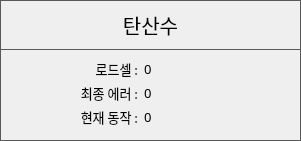
    <widget class="QFrame" name="FRAME_SODA">
     <property name="geometry">
      <rect>
       <x>30</x>
       <y>340</y>
       <width>301</width>
       <height>141</height>
      </rect>
     </property>
     <property name="styleSheet">
      <string notr="true">QFrame { 
   border: 1px solid #595959 
} 
QLabel {
	font: 10pt &quot;함초롬돋움&quot;;
}
QPushButton {
	border:1px solid #595959;
	font: 15pt &quot;함초롬돋움&quot;; 
}
QLineEdit {
	font: 10pt &quot;함초롬돋움&quot;;
}</string>
     </property>
     <property name="frameShape">
      <enum>QFrame::StyledPanel</enum>
     </property>
     <property name="frameShadow">
      <enum>QFrame::Raised</enum>
     </property>
     <widget class="QPushButton" name="BTN_DEV_INFO_SODA">
      <property name="geometry">
       <rect>
        <x>0</x>
        <y>0</y>
        <width>301</width>
        <height>50</height>
       </rect>
      </property>
      <property name="font">
       <font>
        <family>함초롬돋움</family>
        <pointsize>15</pointsize>
        <weight>50</weight>
        <italic>false</italic>
        <bold>false</bold>
       </font>
      </property>
      <property name="text">
       <string>탄산수</string>
      </property>
     </widget>
     <widget class="QWidget" name="layoutWidget_5">
      <property name="geometry">
       <rect>
        <x>80</x>
        <y>60</y>
        <width>111</width>
        <height>65</height>
       </rect>
      </property>
      <layout class="QGridLayout" name="gridLayout_4">
       <item row="0" column="0">
        <widget class="QLabel" name="label_16">
         <property name="font">
          <font>
           <family>함초롬돋움</family>
           <pointsize>10</pointsize>
           <weight>50</weight>
           <italic>false</italic>
           <bold>false</bold>
          </font>
         </property>
         <property name="styleSheet">
          <string notr="true">QLabel{ 
   border: 0px solid
} </string>
         </property>
         <property name="text">
          <string>로드셀 :</string>
         </property>
         <property name="alignment">
          <set>Qt::AlignRight|Qt::AlignTrailing|Qt::AlignVCenter</set>
         </property>
        </widget>
       </item>
       <item row="0" column="1">
        <widget class="QLabel" name="LB_SODA_LOADCELL">
         <property name="font">
          <font>
           <family>함초롬돋움</family>
           <pointsize>10</pointsize>
           <weight>50</weight>
           <italic>false</italic>
           <bold>false</bold>
          </font>
         </property>
         <property name="styleSheet">
          <string notr="true">QLabel{ 
   border: 0px solid
} </string>
         </property>
         <property name="text">
          <string>0</string>
         </property>
         <property name="alignment">
          <set>Qt::AlignLeading|Qt::AlignLeft|Qt::AlignVCenter</set>
         </property>
        </widget>
       </item>
       <item row="1" column="0">
        <widget class="QLabel" name="label_15">
         <property name="font">
          <font>
           <family>함초롬돋움</family>
           <pointsize>10</pointsize>
           <weight>50</weight>
           <italic>false</italic>
           <bold>false</bold>
          </font>
         </property>
         <property name="styleSheet">
          <string notr="true">QLabel{ 
   border: 0px solid
} </string>
         </property>
         <property name="text">
          <string>최종 에러 :</string>
         </property>
         <property name="alignment">
          <set>Qt::AlignRight|Qt::AlignTrailing|Qt::AlignVCenter</set>
         </property>
        </widget>
       </item>
       <item row="1" column="1">
        <widget class="QLabel" name="LB_SODA_LAST_ERROR">
         <property name="font">
          <font>
           <family>함초롬돋움</family>
           <pointsize>10</pointsize>
           <weight>50</weight>
           <italic>false</italic>
           <bold>false</bold>
          </font>
         </property>
         <property name="styleSheet">
          <string notr="true">QLabel{ 
   border: 0px solid
} </string>
         </property>
         <property name="text">
          <string>0</string>
         </property>
         <property name="alignment">
          <set>Qt::AlignLeading|Qt::AlignLeft|Qt::AlignVCenter</set>
         </property>
        </widget>
       </item>
       <item row="2" column="0">
        <widget class="QLabel" name="label_14">
         <property name="font">
          <font>
           <family>함초롬돋움</family>
           <pointsize>10</pointsize>
           <weight>50</weight>
           <italic>false</italic>
           <bold>false</bold>
          </font>
         </property>
         <property name="styleSheet">
          <string notr="true">QLabel{ 
   border: 0px solid
} </string>
         </property>
         <property name="text">
          <string>현재 동작 :</string>
         </property>
         <property name="alignment">
          <set>Qt::AlignRight|Qt::AlignTrailing|Qt::AlignVCenter</set>
         </property>
        </widget>
       </item>
       <item row="2" column="1">
        <widget class="QLabel" name="LB_SODA_OP_STATE">
         <property name="font">
          <font>
           <family>함초롬돋움</family>
           <pointsize>10</pointsize>
           <weight>50</weight>
           <italic>false</italic>
           <bold>false</bold>
          </font>
         </property>
         <property name="styleSheet">
          <string notr="true">QLabel{ 
   border: 0px solid
} </string>
         </property>
         <property name="text">
          <string>0</string>
         </property>
         <property name="alignment">
          <set>Qt::AlignLeading|Qt::AlignLeft|Qt::AlignVCenter</set>
         </property>
        </widget>
       </item>
      </layout>
     </widget>
    </widget>
